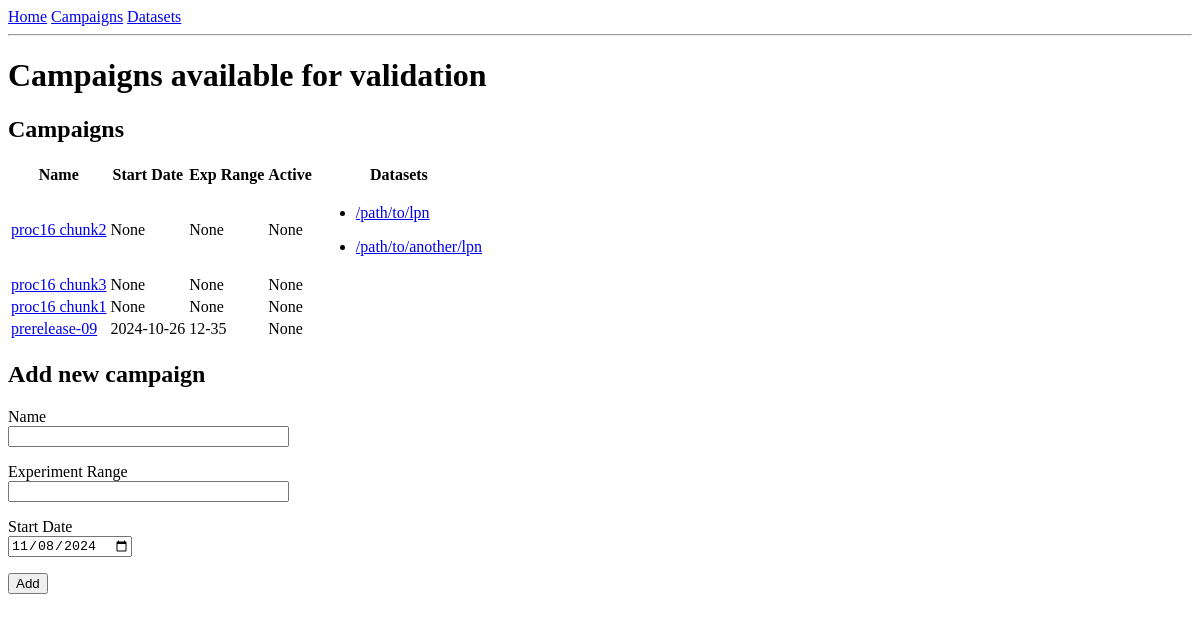
The app's page /campaigns, older data.
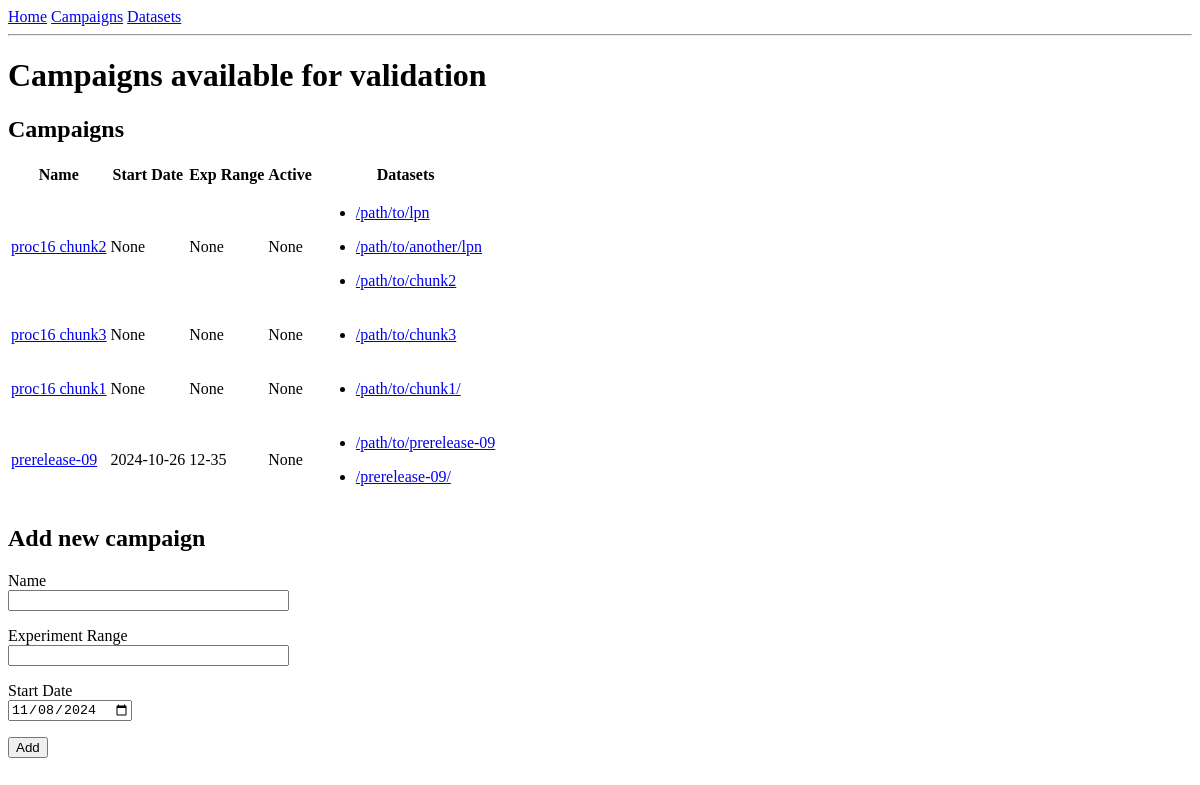
The same page, newer data.
### app/models.py (models this page shows, shortened)
class Campaign(db.Model):
    __tablename__ = "Campaign"
    id = db.Column(db.Integer, primary_key=True)
    name = db.Column(db.String(20), unique = True)
    exp_range = db.Column(db.String(20))
    start_date = db.Column(db.Date, default=datetime.utcnow)
    active_campaign = db.Column(db.Boolean, default = True)
    datasets = db.relationship("Dataset", back_populates="campaign")

class Dataset(db.Model):
    __tablename__ = "Dataset"
    id = db.Column(db.Integer, primary_key = True)
    collection_lpn = db.Column(db.String(50), unique=True)
    date_added = db.Column(db.Date, default=datetime.utcnow)
    campaign_id = db.Column(db.Integer, db.ForeignKey("Campaign.id"))
    campaign = db.relationship("Campaign", back_populates='datasets')

### app/routes.py (the view, shortened to what this page needs)
@app.route("/campaigns/<id>")
@app.route("/campaigns", methods = ["GET", "POST"] )
def campaigns(id=None):
    form = AddCampaign()
    if id:
        campaigns = models.Campaign.query.filter_by(id=id).all()
        return render_template("campaigns.html", campaigns=campaigns, form=form, campaign_group=False)
    campaigns = models.Campaign.query.all()
    return render_template("campaigns.html", campaigns=campaigns, form=form, campaign_group=True)

### app/forms.py
class AddCampaign(FlaskForm):
    name = StringField('Name', validators=[DataRequired()])
    exp_range = StringField('Experiment Range', validators=[DataRequired()], description="Range of experiments")
    start_date = DateField('Start Date', default=datetime.utcnow )
    submit = SubmitField('Add')

### app/templates/campaigns.html (shortened to what this page needs)
{% extends "base.html" %}
{% block content %}
    <h1>Campaigns available for validation</h1>
   {% include "tables/campaign_table.html" %}
   {% if campaign_group %}
    <h2>Add new campaign</h2>
    <form action="" method="POST" novalidate>
        <p>
            {{ form.name.label }}<br>
            {{ form.name(size=32) }}<br>
        </p>
        <p>
            {{ form.exp_range.label }}<br>
            {{ form.exp_range(size=32) }}<br>
        </p>
        <p>
            {{ form.start_date.label }}<br>
            {{ form.start_date(size=32) }}<br>
            </p>
        <p>{{ form.submit() }}</p>
    </form>
    {% endif %}
{% endblock %}

### app/templates/tables/campaign_table.html
<h2>Campaigns</h2>
<table>
    <tr>
        <th>Name</th>
        <th>Start Date</th>
        <th>Exp Range</th>
        <th>Active</th>
        <th> Datasets </th>
    </tr>
    {% for campaign in campaigns %}
    <tr class="clickable-row">
        <td>
            <a href="{{ url_for('campaigns', id=campaign.id) }}">{{ campaign.name }}</a>
        </td>
        <td>
            {{ campaign.start_date}}
        </td>
        <td>
            {{ campaign.exp_range}}
        </td>
        <td>
            {{ campaign.active_campaign}}
        </td>
        <td>
            {% for dataset in campaign.datasets%}
                <ul>
                    <li>
                        <a href= {{ url_for('datasets', id=dataset.id)}}> {{ dataset.collection_lpn }}</a>
                    </li>
                </ul>
            {% endfor %}
        </td>
    </tr>
    {%  endfor %}
</table>

Row changes from the older to the newer data that the page shows:
added Dataset: collection_lpn "/path/to/chunk2", shown under Campaign "proc16 chunk2"
added Dataset: collection_lpn "/path/to/chunk3", shown under Campaign "proc16 chunk3"
added Dataset: collection_lpn "/path/to/chunk1/", shown under Campaign "proc16 chunk1"
added Dataset: collection_lpn "/path/to/prerelease-09", shown under Campaign "prerelease-09"
added Dataset: collection_lpn "/prerelease-09/", shown under Campaign "prerelease-09"
